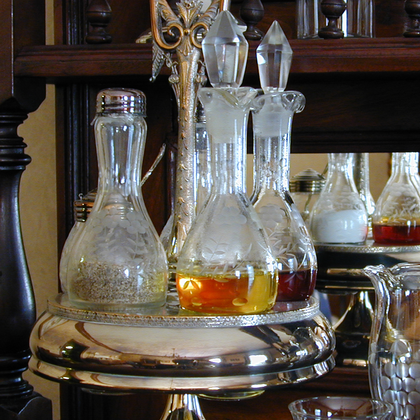
%> input picture 数字图像处理实验/Lab6/IMAGES/Fig0637(a)(caster_stand_original).tif, 420 x 420 px, shrunk from 968 x 968 before the run
$ octave p6a4.m   (GNU Octave 9; MATLAB toolbox functions it lacks are replaced by stand-ins)
%> lines starting %> are read from the running program, lines starting %| are printed output that depends on the picture
clc;clear;close all;
image = imread('Fig0637(a)(caster_stand_original).tif');
%> image is the input picture: size 420x420x3 uint8; mean R, G, B 91.8, 84.8, 76.6
image1 = myRGB2HSI(image);
%> after the loop in myRGB2HSI, `for i = 1 : r`:
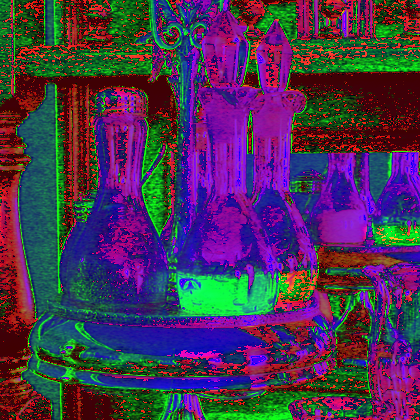
%> HSI: size 420x420x3 double; mean R, G, B 0.291, 0.203, 0.331; drawn with min black and max white
H = image1(:,:,1);
S = image1(:,:,2);
I = image1(:,:,3);
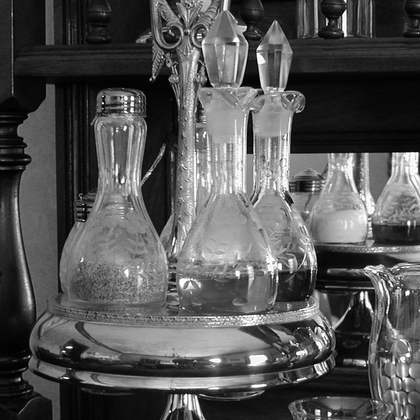
%> I: size 420x420 double; min 0, max 1, mean 0.331
S = S + 0.2;
subplot(2,2,1), imshow(image), title('original image',FontName='Times New Roman');
subplot(2,2,2), imhist(I(:)), title('Intensity histogram',FontName='Times New Roman');
[row,col] = size(I);
%> row = 420; col = 420
R = round(I*255);
% figure;
% imshow(R)
PMF = zeros(1, 256);
for i = 1:row
    for j = 1:col
        PMF(R(i,j) + 1) = PMF(R(i,j) + 1) + 1;
    end
end
%> after the loop, PMF = 256 values, max 2461 at index 17, min 29 at index 1, mean 689.1
PMF = PMF / (row * col);
%> PMF = 256 values, max 0.014 at index 17, min 0.000164 at index 1, mean 0.00391
CDF = zeros(1,256);
CDF(1) = PMF(1);
for i = 2:256
    CDF(i) = CDF(i - 1) + PMF(i);
end
%> after the loop, CDF = 256 values from 0.000164 to 1
Sk = zeros(1,256);
for i = 1:256
    Sk(i) = CDF(i) * 255;
end
%> after the loop, Sk = 256 values from 0.0419 to 255
Sk = round(Sk);
%> Sk = 256 values from 0 to 255
for i = 1:row
    for j = 1:col
        R(i,j) = Sk(R(i,j) + 1);
    end
end
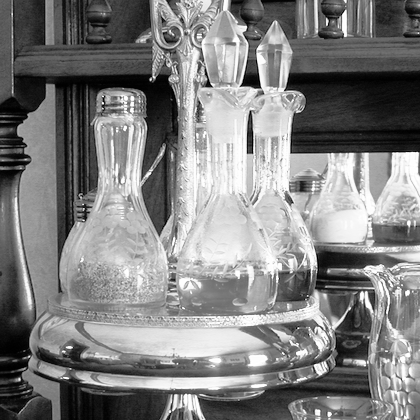
%> R: size 420x420 double; min 0, max 255, mean 128.3
R = R/255;

% figure;
image2 = ones(size(image));
image2(:,:,1) = H;
image2(:,:,2) = S;
image2(:,:,3) = R;
image3 = myHSI2RGB(image2);
% [10 lines of commented-out code are left out]
subplot(2,2,3), imshow(image3), title('after Histogram Equalization',FontName='Times New Roman');
subplot(2,2,4), imhist(R(:)), title('intensity Histogram Equalization',FontName='Times New Roman');

figure;
h1 = histogram(I);
hold on;
h2 = histogram(R);
h1.FaceAlpha = 0.2;
h2.FaceAlpha = 0.2;
legend('original intensity','intensity Histogram Equalization');
title('intensity difference',FontName='Times New Roman')
function HSI = myRGB2HSI(RGB)
%   从RGB颜色空间向HSI颜色空间的转换
%   RGB(uint8):输入的RGB彩色图像
%   HSI(double):转换后的HSI彩色图像
img1_double = im2double(RGB);   % 转成double并作归一化处理
[r, c, k] = size(img1_double);
H = zeros(r, c);
S = zeros(r, c);
I = zeros(r, c);

for i = 1 : r
    for j = 1 : c
        % 分别获取R,G,B分量
        R = img1_double(i,j,1);
        G = img1_double(i,j,2);
        B = img1_double(i,j,3);
        fenzi = 0.5 * ( (R-G)+(R-B) );
        fenmu = sqrt( (R-G)^2 + (R-B)*(G-B) );
        % 易错点：分母需加上eps防止为0
        xita = acos( fenzi/(fenmu+eps) );
        if ( B<=G )
            HSI(i,j,1) = xita;
        else
            HSI(i,j,1) = 2*pi-xita;
        end
        HSI(i,j,1) = HSI(i,j,1) / (2*pi);  % H分量需要除以2*pi进行归一化
        min_value = min(min(R,G),B);
        % 易错点：分母需加上eps防止为0
        HSI(i,j,2) = 1 - ( 3/(R+G+B+eps) ) * min_value;
        HSI(i,j,3) = (R+G+B)/3;
    end
end
end

function RGB = myHSI2RGB(HSI)
% 从HSI颜色空间向RGB颜色空间的转换
% HSI(double):输入的HSI彩色图像
% RGB(uint8): 转换后的RGB彩色图像
% HSI = im2double(HSI);
[r,c,k] = size(HSI);
RGB = zeros(r,c,k);
for i = 1 : r
    for j = 1 : c
        H = HSI(i,j,1)*2*pi;
        S = HSI(i,j,2);
        I = HSI(i,j,3);
        if ( H>=0 && H<2/3*pi)
            expression = S*cos( H )/(cos( pi/3-H ) + eps);
            RGB(i,j,1) = I * ( 1+expression );
            RGB(i,j,3) = I * (1-S);
            RGB(i,j,2) = 3*I - ( RGB(i,j,1)+RGB(i,j,3) );
        elseif ( H>=2/3*pi && H<4/3*pi)
            H = H-2*pi/3;
            RGB(i,j,1) = I * (1-S);
            expression = S*cos( H )/(cos( pi/3-H ) + eps);
            RGB(i,j,2) = I * ( 1+ expression );
            RGB(i,j,3) = 3*I - ( RGB(i,j,1)+RGB(i,j,2) );
        elseif (H>=4/3*pi && H<=2*pi)
            H = H-4*pi/3;
            RGB(i,j,2) = I * (1-S);
            expression = S*cos( H )/(cos( pi/3-H ) + eps);
            RGB(i,j,3) = I * ( 1+ expression );
            RGB(i,j,1) = 3*I - ( RGB(i,j,2)+RGB(i,j,3) );
        end
    end
end
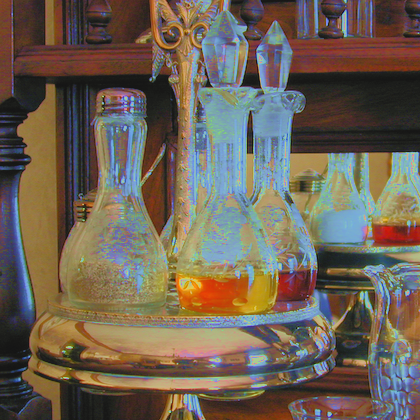
%> RGB: size 420x420x3 double; mean R, G, B 0.581, 0.508, 0.42; drawn with min black and max white
%> after the loop, expression = 0.466
RGB = RGB * 255;
RGB = uint8(RGB);
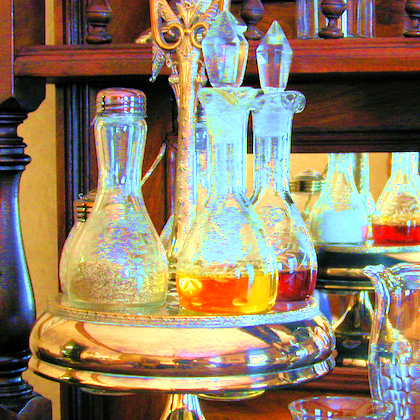
%> RGB: size 420x420x3 uint8; mean R, G, B 146, 128.3, 102.8
%> `title('intensity Histogram Equalization',FontName='Times New Roman')`:
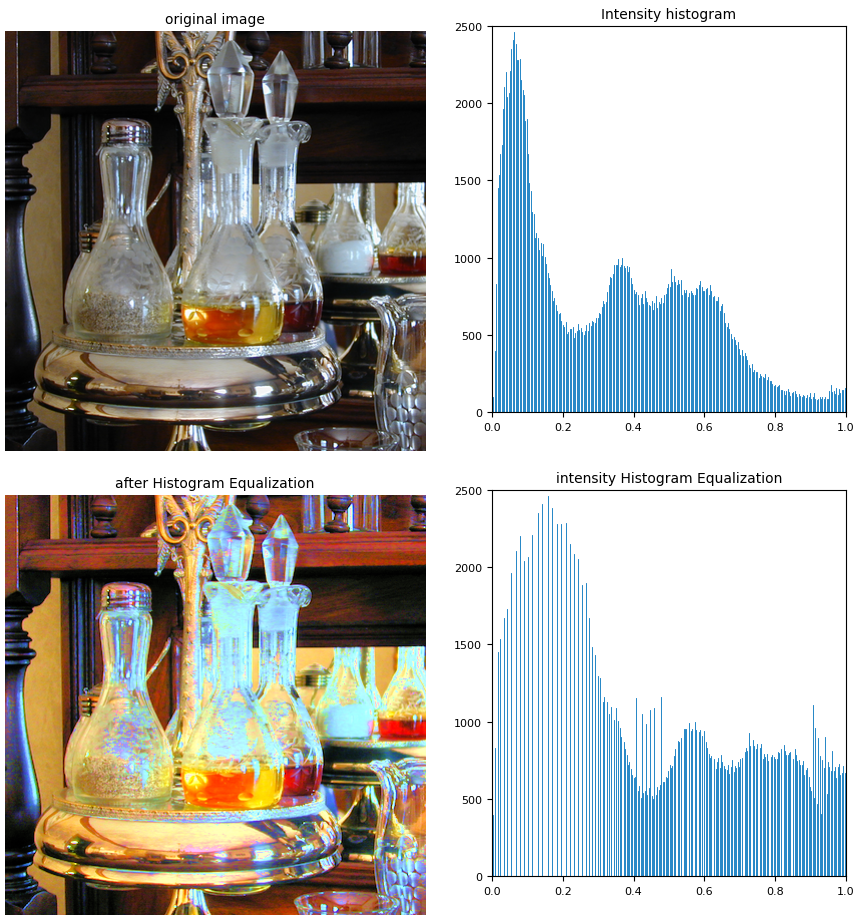
%> figure redrawn from the program's plot data, 4 panels
%> `title('intensity difference',FontName='Times New Roman')`:
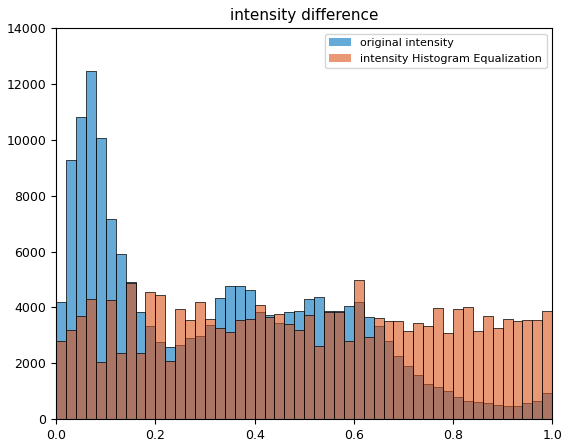
%> figure redrawn from the program's plot data; tallest bar 12467 high, from x = 0.06 to 0.08; tallest bar 4968 high, from x = 0.6 to 0.62
end
